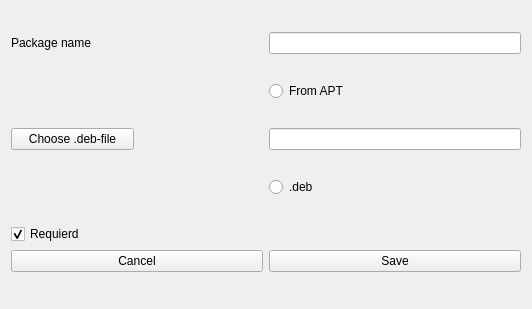
<?xml version="1.0" encoding="UTF-8"?>
<ui version="4.0">
 <class>Form</class>
 <widget class="QWidget" name="Form">
  <property name="geometry">
   <rect>
    <x>0</x>
    <y>0</y>
    <width>532</width>
    <height>309</height>
   </rect>
  </property>
  <property name="windowTitle">
   <string>Add package</string>
  </property>
  <layout class="QGridLayout" name="gridLayout_2">
   <item row="2" column="2" colspan="2">
    <widget class="QLineEdit" name="pathToDeb"/>
   </item>
   <item row="3" column="2">
    <widget class="QRadioButton" name="isDeb">
     <property name="text">
      <string>.deb</string>
     </property>
    </widget>
   </item>
   <item row="2" column="0">
    <widget class="QPushButton" name="chooseFile">
     <property name="text">
      <string>Choose .deb-file</string>
     </property>
    </widget>
   </item>
   <item row="0" column="0" colspan="2">
    <widget class="QLabel" name="label_2">
     <property name="text">
      <string>Package name</string>
     </property>
    </widget>
   </item>
   <item row="0" column="2" colspan="2">
    <widget class="QLineEdit" name="aptPackageName"/>
   </item>
   <item row="1" column="2" colspan="2">
    <widget class="QRadioButton" name="isApt">
     <property name="text">
      <string>From APT</string>
     </property>
    </widget>
   </item>
   <item row="4" column="0" colspan="4">
    <layout class="QGridLayout" name="gridLayout">
     <item row="1" column="1">
      <widget class="QPushButton" name="saveButton">
       <property name="text">
        <string>Save</string>
       </property>
      </widget>
     </item>
     <item row="1" column="0">
      <widget class="QPushButton" name="cancelButton">
       <property name="text">
        <string>Cancel</string>
       </property>
      </widget>
     </item>
     <item row="0" column="0">
      <widget class="QCheckBox" name="isRequired">
       <property name="text">
        <string>Requierd</string>
       </property>
       <property name="checked">
        <bool>true</bool>
       </property>
      </widget>
     </item>
    </layout>
   </item>
  </layout>
 </widget>
 <resources/>
 <connections/>
</ui>
